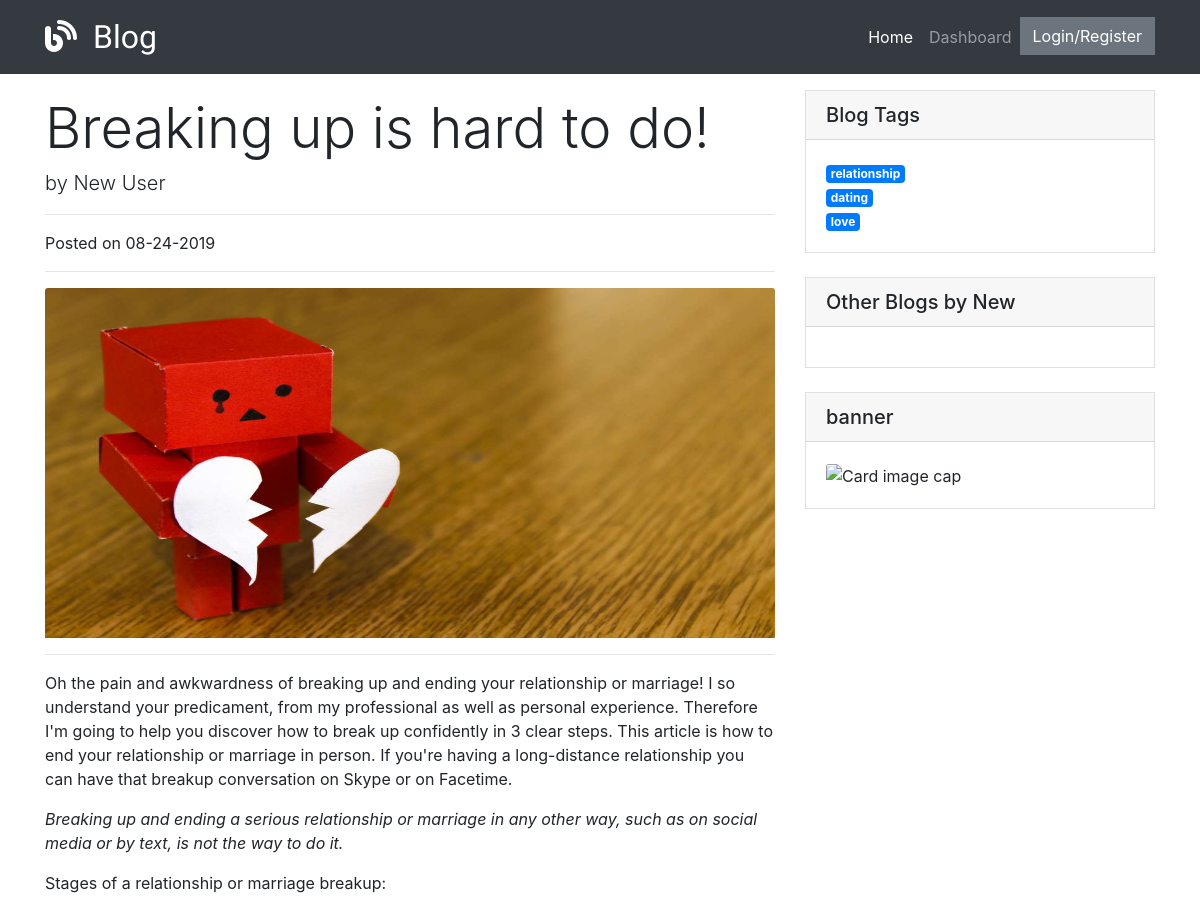
Page /blogs/1 (upper part) on the earlier database version.
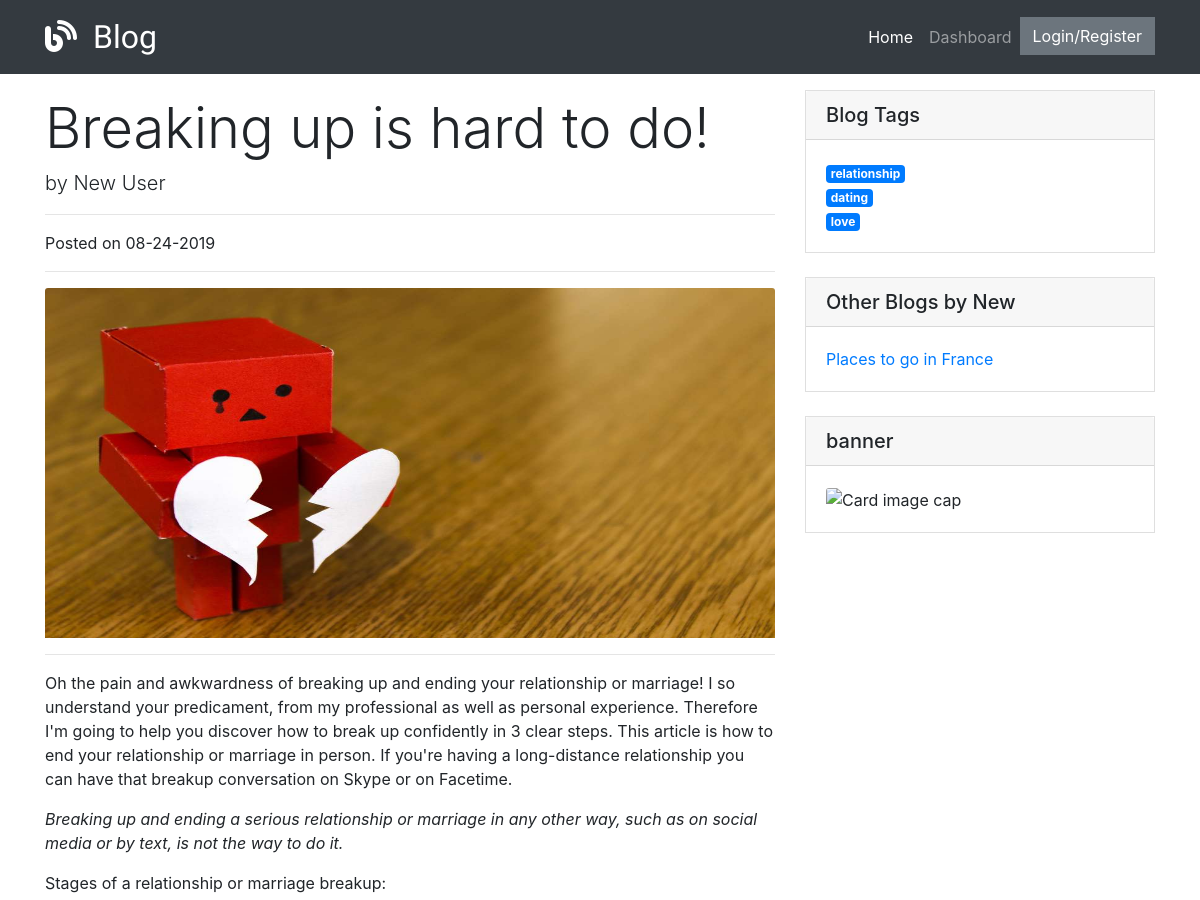
Same page on the later database version.
### models.py (models this page shows, shortened)
class Blog(db.Model):
    __tablename__ = "blogs"
    id = db.Column(db.Integer, primary_key=True)
    title = db.Column(db.String(55))
    content = db.Column(db.Text)
    user_id = db.Column(db.Integer, db.ForeignKey('user.id'), nullable=False)
    user = db.relationship('User', foreign_keys=[user_id], backref="user_blogs")
    pic_filepath = db.Column(db.Text)
    created_at = db.Column(db.DateTime, server_default=func.now())
    updated_at = db.Column(db.DateTime, server_default=func.now(), onupdate=func.now())
    blog_has_tags = relationship('BlogTag', cascade="all, delete-orphan")

class User(db.Model):
    __tablename__ = "user"
    id = db.Column(db.Integer, primary_key=True)
    first_name = db.Column(db.String(45))
    last_name = db.Column(db.String(45))
    email = db.Column(db.String(45))
    password = db.Column(db.String(100))
    created_at = db.Column(db.DateTime, server_default=func.now())
    updated_at = db.Column(db.DateTime, server_default=func.now(), onupdate=func.now())

class BlogTag(db.Model):
    __tablename__ = "blog_tags"
    id = db.Column(db.Integer, primary_key=True)
    tag_id = db.Column(db.Integer, db.ForeignKey('tags.id'), nullable=False)
    blog_id = db.Column(db.Integer, db.ForeignKey('blogs.id'), nullable=False)
    tag = relationship('Tag', back_populates="tag_has_blogs")
    blog = relationship('Blog', back_populates="blog_has_tags")

class Tag(db.Model):
    __tablename__ = "tags"
    id = db.Column(db.Integer, primary_key=True)
    text = db.Column(db.String(20))
    created_at = db.Column(db.DateTime, server_default=func.now())
    updated_at = db.Column(db.DateTime, server_default=func.now(), onupdate=func.now())
    tag_has_blogs = relationship('BlogTag')

### controller_functions.py (the view)
def show_blog(id):
    blog = Blog.query.get(id)
    return render_template('blog.html', blog=blog)

### templates/blog.html (shortened to what this page needs)
<!DOCTYPE html>
<html lang="en">
<head>
    <link rel="stylesheet" href="https://stackpath.bootstrapcdn.com/bootstrap/4.3.1/css/bootstrap.min.css"
>
    <link rel="stylesheet" href="../static/css/blog.css">
    <link rel="stylesheet" href="../static/css/styles.css">
</head>
<body>
    <nav class="navbar navbar-expand-lg navbar-dark bg-dark static-top">
        <div class="container">
          <a class="navbar-brand text-light" href="/">
                <i class="fas fa-blog mr-3"></i>Blog
            </a>
            <div class="collapse navbar-collapse" id="navbarResponsive">
                <ul class="navbar-nav ml-auto">
                    <li class="nav-item active">
                        <a class="nav-link" href="#">Home
                        </a>
                    </li>
                    <li class="nav-item">
                        <a class="nav-link" href="/">Dashboard</a>
                    </li>
                    <li id="loginNavItem" class="nav-item">
                  {% if not session['userid']  %}
                      <li class="nav-item">
                          <input type="button" value="Login/Register" class="btn btn-secondary"
                          data-toggle="modal" data-target="#loginModal">
                      </li>
                    {% else %}
                    <a id="logoutBtn" class="btn btn-primary text-light" data-redirect="/blogs/{{ blog.id }}">Logout</a>
                    </li>
                   {% endif %}
                </ul>
            </div>
        </div>
    </nav>
    <div class="container">
        <div class="row">
            <div class="col-lg-8">
                <h1 class="mt-4">{{ blog.title }}</h1>
                <p class="lead">
                    by
                    {{ blog.user.first_name }} {{ blog.user.last_name }}
                </p>
                <hr>
                <p>Posted on {{ blog.created_at.strftime('%m-%d-%Y') }}</p>
                <hr>
                <img class="card-img-top" id="blog_img"
                    src="{%  if blog.pic_filepath %}
                      {{ url_for('static', filename='img/blogs/' + blog.pic_filepath)}}
                          {% else %}
                           http://placehold.it/700x400 {% endif %}"
                    alt="Blog picture">
                <hr>
                <p id="blogContent">{{ blog.content | safe}}</p>
            </div>
            <div class="col-md-4">
                <div class="card my-3">
                    <h5 class="card-header">Blog Tags</h5>
                    <div class="card-body">
                        <div class="row">
                            <div class="col-lg-6">
                                <ul id="tags" class="list-unstyled mb-0">
                                    {%  for tag in blog.blog_has_tags %}
                                  <li>
                                    <span class="badge badge-primary">{{ tag.tag.text }}</span>
                                  </li>
                                  {% endfor %}
                                </ul>
                            </div>
                        </div>
                    </div>
                </div>
                <div class="card my-4">
                    <h5 class="card-header">Other Blogs by {{ blog.user.first_name }}</h5>
                    <div class="card-body">
                    <ul id="other-blogs">
                      {%  for other in blog.user.user_blogs %}
                        {%  if other.id != blog.id %}
                          <li><a href="/blogs/{{ other.id }}">{{ other.title }}</a></li>
                      {%  endif %}
                      {%  endfor %}
                    </ul>
                    </div>
                </div>
                <div class="card my-4">
                    <h5 class="card-header">banner</h5>
                    <div class="card-body">
                        <img class="card-img-top"
                            src="https://2.bp.blogspot.com/-vvG5hMTFOro/W6RaoxdAikI/AAAAAAAAK1k/jezYdP7fvfYvt15Jv8a0agrGQE2lMU8YgCKgBGAs/s1600/MASAI-2.jpg"
                            alt="Card image cap">
                    </div>
                </div>
            </div>
        </div>
    </div>
</body>
</html>

### static/css/blog.css (style rules this page uses)
body { line-height: 1.5; }
ul { margin-left: 20px; }
#tags { margin-left: 0 !important; }
#other-blogs { padding: 0; margin: 0; }
#other-blogs li { list-style: outside none none; }
blockquote { font-style: italic; }
#blog_img { max-height: 350px; }
.container { margin: 0 auto; }
.navbar-brand { font-family: 'Grand Hotel', cursive; font-size: 2em; color: white !important; }
.navbar { border-radius: 0 !important; padding: .5rem 1rem; line-height: 1.5; background-color: #343a40; }

### static/css/styles.css (style rules this page uses)
* { margin: 0; padding: 0; }
#blog_img { max-height: 350px; }
.navbar-brand { font-family: 'Grand Hotel', cursive; font-size: 2em; }
.card { border-radius: 0 !important; }
.btn { border-radius: 0 !important; }
html body { height: 100%; margin: 0; }
h1 { font-size: 3.5rem; font-weight: 300; line-height: 1.1; }

Differences in the rows shown:
added Blog: title "Places to go in France"
